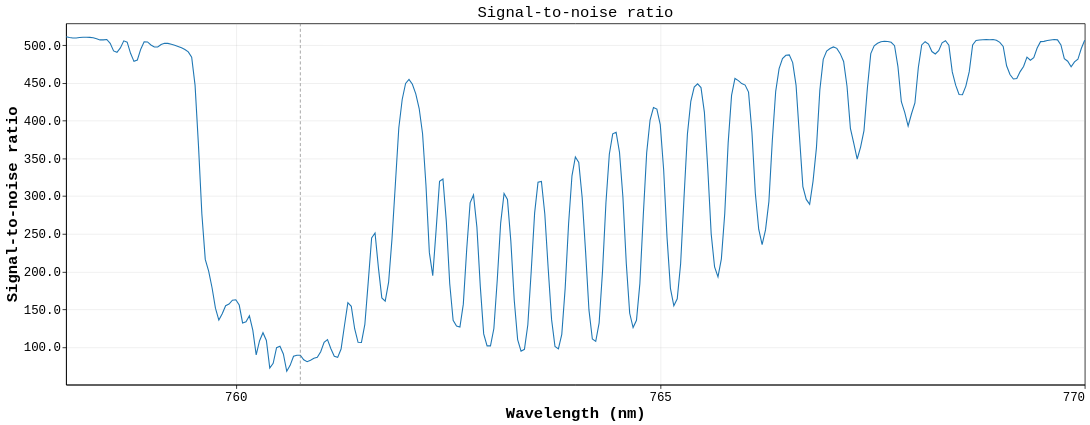

The notebook cell saved with this chart:
### Markdown cell above
## Signal-To-Noise Ratio

### Code cell
snr_chart

### Figure 1 — Vega-Lite specification as saved in the notebook (floating-point values rounded to 4 significant figures; data arrays with more than 128 entries replaced by an {"elided": "..."} marker saying what was removed)
{"config": {"background": "white", "view": {"stroke": "black", "continuousWidth": 1311, "continuousHeight": 465}, "axis": {"domain": true, "domainColor": "black", "grid": true, "gridColor": "#b0b0b0", "gridOpacity": 0.25, "labelColor": "black", "labelFont": "Menlo, Monaco, Consolas, Liberation Mono, DejaVu Sans Mono, monospace", "labelFontSize": 16, "tickColor": "black", "titleColor": "black", "titleFont": "Menlo, Monaco, Consolas, Liberation Mono, DejaVu Sans Mono, monospace", "titleFontSize": 20}, "legend": {"labelColor": "black", "labelFont": "Menlo, Monaco, Consolas, Liberation Mono, DejaVu Sans Mono, monospace", "labelFontSize": 16, "labelLimit": 320, "orient": "bottom-left", "fillColor": "white", "strokeColor": "#cccccc", "padding": 8, "titleColor": "black", "titleFont": "Menlo, Monaco, Consolas, Liberation Mono, DejaVu Sans Mono, monospace", "titleFontSize": 16}, "line": {"strokeWidth": 1.4}, "point": {"size": 28}, "range": {"category": ["#1f77b4", "#ff7f0e", "#d62728"]}, "title": {"color": "black", "font": "Menlo, Monaco, Consolas, Liberation Mono, DejaVu Sans Mono, monospace", "fontSize": 20, "fontWeight": "normal", "anchor": "middle"}}, "layer": [{"data": {"name": "data-1d9cff40fe2f00b93f578392e970c7bf"}, "mark": {"type": "line", "color": "#1f77b4", "strokeWidth": 1.4}, "encoding": {"tooltip": [{"field": "wavelength_nm", "format": ".4f", "title": "Wavelength (nm)", "type": "quantitative"}, {"field": "snr", "format": ".4g", "title": "SNR", "type": "quantitative"}], "x": {"axis": {"tickMinStep": 5}, "field": "wavelength_nm", "scale": {"zero": false}, "title": "Wavelength (nm)", "type": "quantitative"}, "y": {"axis": {"format": ".4g"}, "field": "snr", "scale": {"domain": [50.25, 529.1], "zero": false}, "title": "Signal-to-noise ratio", "type": "quantitative"}}}, {"data": {"name": "data-238348796e492216436abadd46c9b948"}, "mark": {"type": "rule", "color": "#737373", "strokeDash": [4, 3], "strokeWidth": 0.8}, "encoding": {"x": {"field": "wavelength_nm", "type": "quantitative"}}}], "height": 465, "title": "Signal-to-noise ratio", "width": 1311, "$schema": "https://vega.github.io/schema/vega-lite/v6.4.1.json", "datasets": {"data-1d9cff40fe2f00b93f578392e970c7bf": {"elided": "301 records"}, "data-238348796e492216436abadd46c9b948": [{"wavelength_nm": 760.8}]}}
